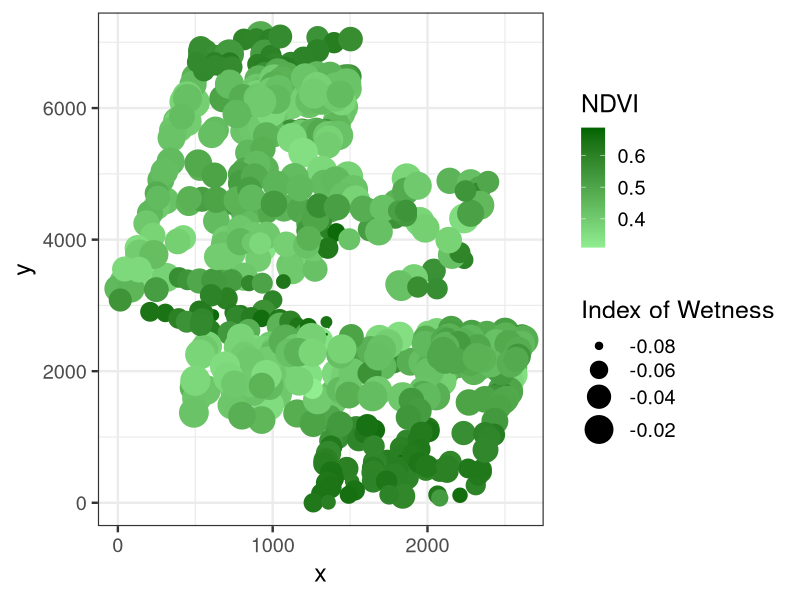

The R source for this figure: (Note: this script raises an error after producing the figure.)
######################################################################
##### Code for Calculating a Corrected SE using Moran's I in SEM
##### covering Composite Variables & Advanced Topics
#####
##### Jarrett E.K. Byrnes
#####
##### Last Modified 1/13/15
######################################################################



## @knitr load-data
# Boreality data from http://www.highstat.com/book2.htm
# Mixed Effects Models and Extensions in Ecology with R (2009). 
# Zuur, Ieno, Walker, Saveliev and Smith. Springer
boreal <- read.table("./Boreality.txt", header=T)

## @knitr visualize-data
#Let's look at the spatial structure
library(ggplot2)

qplot(x, y, data=boreal, size=Wet, color=NDVI) +
  theme_bw(base_size=18) + 
  scale_size_continuous("Index of Wetness", range=c(0,10)) + 
  scale_color_gradient("NDVI", low="lightgreen", high="darkgreen")


## @knitr sem-model
library(lavaan)

# A simple model where NDVI is determined
# by nTot, temperature, and Wetness
# and nTot is related to temperature
borModel <- '
  NDVI ~ nTot + T61 + Wet 
  nTot ~ T61
'

#note meanstructure=T to obtain intercepts
borFit <- sem(borModel, data=boreal, meanstructure=T)

## @knitr residuals
# residuals are key for the analysis
borRes <- as.data.frame(residuals(borFit, "casewise"))

#raw visualization of NDVI residuals
qplot(x, y, data=boreal, color=borRes$NDVI, size=I(5)) +
  theme_bw(base_size=17) + 
  scale_color_gradient("NDVI Residual", low="blue", high="yellow")

## @knitr residual-analysis-sign
#raw visualization of sign of residuals
qplot(x, y, data=boreal, color=borRes$NDVI>0, size=I(5)) +
  theme_bw(base_size=17) + 
  scale_color_manual("NDVI Residual >0", values=c("blue", "red"))



## @knitr generate-spatial-weight-matrix
#Evaluate Spatial Residuals
#First create a distance matrix
library(ape)
distMat <- as.matrix(dist(cbind(boreal$x, boreal$y)))

#invert this matrix for weights
distsInv <- 1/distMat
diag(distsInv) <- 0

## @knitr moran_i_ndvi
#calculate Moran's I just for NDVI
mi.ndvi <- Moran.I(borRes$NDVI, distsInv)
mi.ndvi

## @knitr spatial_corrected_sample
#What is our corrected sample size?
n.ndvi <- nrow(boreal)*(1-mi.ndvi$observed)/(1+mi.ndvi$observed)


## @knitr spatial_corrected_se
#Where did we get the SE from?
sqrt(diag(vcov(borFit)))

#New SE
ndvi.var <- diag(vcov(borFit))[1:3]

ndvi.se <- sqrt(ndvi.err*nrow(boreal)/n.ndvi)

ndvi.se


#compare to old SE
sqrt(diag(vcov(borFit)))[1:3]


## @knitr spatial_corrected_z
#new z values
z <- coef(borFit)[1:3]/ndvi.se

2*pnorm(abs(z), lower.tail=F)


summary(borFit, standardized=T)
